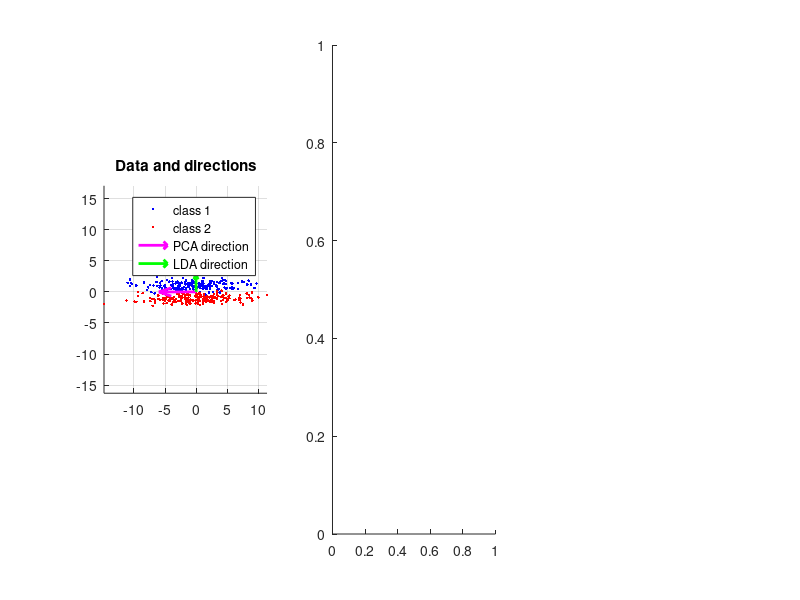

Write the MATLAB code that produced this figure. (Note: this script raises an error after producing the figure.)
%% Minimal LDA on toy data (two classes in 2D)
% Shows why PCA is not a classifier: all the SPREAD is along x, but all the
% CLASS INFORMATION is along y.  PCA maximises spread and picks x.  Fisher
% maximises (between-class / within-class) and picks y.
%
% Notation follows the study guide: S_W within-class scatter, S_B between,
% w the projection direction, J(w) the Fisher criterion.

clc; clear; close all;
rng(1);                                   % same data every run
n = 200;                                  % points per class

figDir = 'figures/';
if exist(figDir, 'dir') == 0
    mkdir(figDir);
end

% 1. Make data: both classes are wide in x, thin in y,
%    and they differ only in y (class 1 at y = +1, class 2 at y = -1)
X1 = [4*randn(1, n); 0.5*randn(1, n) + 1];
X2 = [4*randn(1, n); 0.5*randn(1, n) - 1];

% 2. Class means
m1 = mean(X1, 2);
m2 = mean(X2, 2);

% 3. Within-class scatter: spread of each class around its own mean
Sw = (X1 - m1)*(X1 - m1)' + (X2 - m2)*(X2 - m2)';

% 4. LDA direction: w = Sw^(-1) (m1 - m2), made unit length.
%    Sw \ (m1-m2) SOLVES Sw*w = m1-m2; it never forms an inverse.
%    J(w) is unchanged if w is scaled, so the length is ours to choose.
w = Sw \ (m1 - m2);
w = w / norm(w);

% 5. Project every point onto w (each point becomes one number)
y1 = w' * X1;
y2 = w' * X2;

% 6. Classify with a threshold halfway between the projected means
t = (mean(y1) + mean(y2)) / 2;
acc = 100 * (sum(y1 > t) + sum(y2 <= t)) / (2*n);
fprintf('LDA direction w = (%.3f, %.3f), accuracy = %.1f%%\n', w, acc);

% For comparison: PCA direction = top eigenvector of the covariance
X = [X1, X2];
[V, D] = eig(cov(X'));
[~, i] = max(diag(D));                    % eig is ASCENDING, so take the max
wp = V(:, i);
accp = 100 * (sum(wp'*X1 > (mean(wp'*X1)+mean(wp'*X2))/2) + ...
              sum(wp'*X2 <= (mean(wp'*X1)+mean(wp'*X2))/2)) / (2*n);
fprintf('PCA direction   = (%.3f, %.3f), accuracy = %.1f%%\n', wp, accp);

% 7. Plots
figure('Position', [100 100 1100 350]);

subplot(1, 3, 1); hold on;
plot(X1(1,:), X1(2,:), 'b.');
plot(X2(1,:), X2(2,:), 'r.');
quiver(0, 0, 6*wp(1), 6*wp(2), 0, 'm', 'LineWidth', 2);
quiver(0, 0, 3*w(1),  3*w(2),  0, 'g', 'LineWidth', 2);
legend('class 1', 'class 2', 'PCA direction', 'LDA direction');
axis equal; grid on; title('Data and directions');

subplot(1, 3, 2); hold on;
histogram(wp' * X1, 30);  histogram(wp' * X2, 30);
title(sprintf('Projected onto PCA: overlap (%.1f%%)', accp)); grid on;

subplot(1, 3, 3); hold on;
histogram(y1, 30);  histogram(y2, 30);
title(sprintf('Projected onto LDA: separated (%.1f%%)', acc)); grid on;

saveas(gcf, [figDir 'toy.png']);
fprintf('figure saved to %s\n', figDir);
